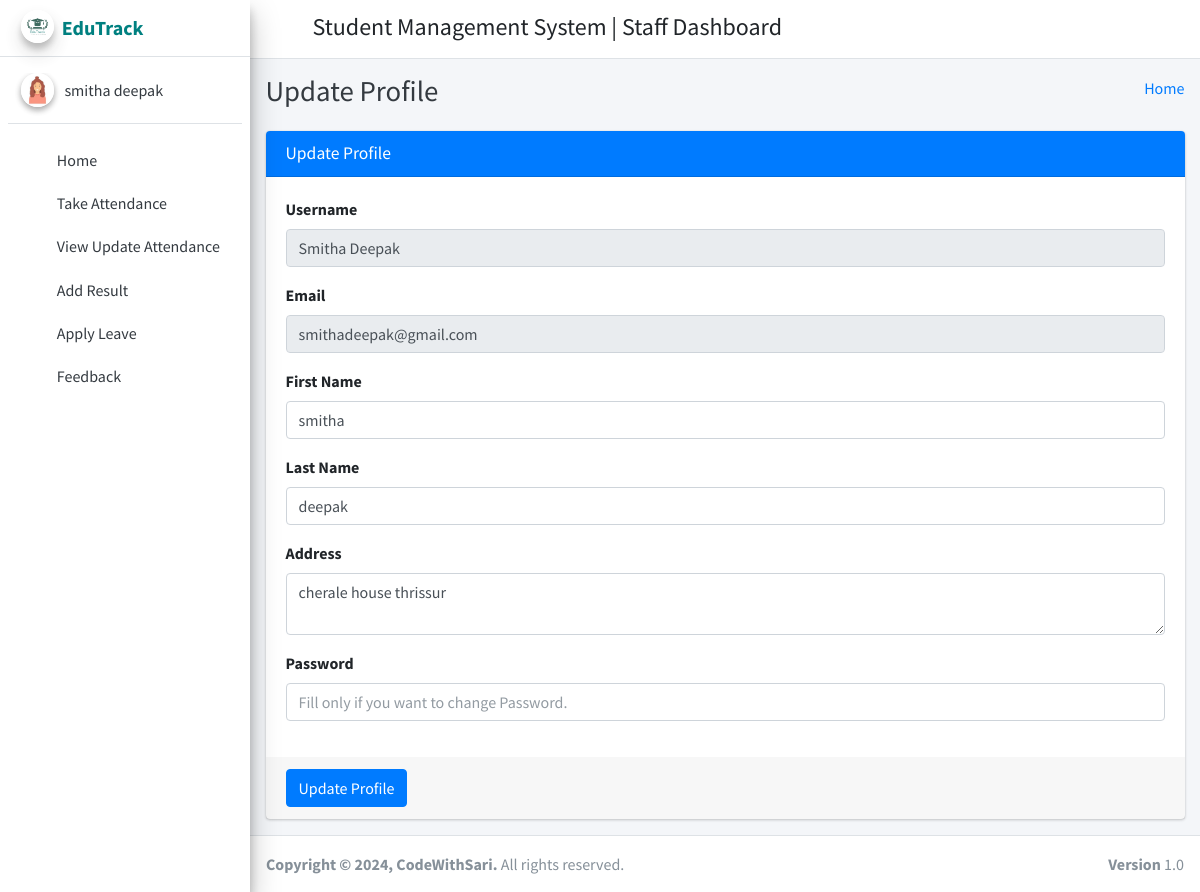
Screenshot of /staff_profile/ (signed in) with the database file from the repository.
### student_management_app/models.py (models this page shows)
class CustomUser(AbstractUser):
    user_type_data = ((1, "HOD"), (2, "Staff"), (3, "Student"))
    user_type = models.CharField(default=1, choices=user_type_data, max_length=10)

class Staffs(models.Model):
    id = models.AutoField(primary_key=True)
    admin = models.OneToOneField(CustomUser, on_delete=models.CASCADE)
    address = models.TextField()
    created_at = models.DateTimeField(auto_now_add=True)
    updated_at = models.DateTimeField(auto_now=True)
    objects = models.Manager()

### student_management_app/StaffViews.py (the view)
# urls.py: path('staff_profile/', StaffViews.staff_profile, name="staff_profile"),
def staff_profile(request):
    user = CustomUser.objects.get(id=request.user.id)
    staff = Staffs.objects.get(admin=user)
    context={
        "user": user,
        "staff": staff
    }
    return render(request, 'staff_template/staff_profile.html', context)

### student_management_app/templates/staff_template/staff_profile.html (shortened to what this page needs)
{% extends 'staff_template/base_template.html' %}
{% block page_title %}
    Update Profile
{% endblock page_title %}
{% block main_content %}
{% load static %}
<section class="content">
        <div class="container-fluid">
            <div class="row">
                <div class="col-md-12">
                    <div class="card card-primary">
                    <div class="card-header">
                        <h3 class="card-title">Update Profile</h3>
                    </div>
                    <form role="form" method="POST" action="{% url 'staff_profile_update' %}">
                        <div class="card-body">
                            <div class="form-group">
                                <label>Username </label>
                                <input type="text" class="form-control" name="username" value="{{ user.username }}" disabled="disabled">
                            </div>
                            <div class="form-group">
                                <label>Email </label>
                                <input type="text" class="form-control" name="email" value="{{ user.email }}" disabled="disabled">
                            </div>
                            <div class="form-group">
                                <label>First Name </label>
                                <input type="text" class="form-control" name="first_name" value="{{ user.first_name }}">
                            </div>
                            <div class="form-group">
                                <label>Last Name </label>
                                <input type="text" class="form-control" name="last_name" value="{{ user.last_name }}">
                            </div>
                            <div class="form-group">
                                <label>Address </label>
                                <textarea name="address" class="form-control" row="5">{{ staff.address }}</textarea>
                            </div>
                            <div class="form-group">
                                <label>Password </label>
                                <input type="text" class="form-control" name="password" placeholder="Fill only if you want to change Password.">
                            </div>
                        </div>
                        <div class="card-footer">
                        <button type="submit" class="btn btn-primary">Update Profile</button>
                        </div>
                    </form>
                    </div>
                </div>
            </div>
        </div>
      </section>
  {% endblock main_content %}

### student_management_app/templates/staff_template/sidebar_template.html (shortened to what this page needs)
{% load static %}
<aside class="main-sidebar sidebar-light-info elevation-4">
      <a href="{% url 'staff_home' %}" class="brand-link">
        <img src="{% static 'dist/img/edutracklogo.jpeg' %}" alt="EduTrackLogo" class="brand-image img-circle elevation-3"
            style="opacity: .8">
        <span class="brand-text font-weight-bold" style="color: teal;">EduTrack</span>
      </a>
      <div class="sidebar">
        <div class="user-panel mt-3 pb-3 mb-3 d-flex">
          <div class="image">
            <img src="{% static 'dist/img/profpicgirl2.jpg' %}" class="img-circle elevation-2" alt="User Image">
          </div>
          <div class="info">
            <a href="{% url 'staff_profile' %}" class="d-block">{{ user.first_name }} {{ user.last_name }}</a>
          </div>
        </div>
        <nav class="mt-2">
          <ul class="nav nav-pills nav-sidebar flex-column" data-widget="treeview" role="menu" data-accordion="false">
            <li class="nav-item">
              {% url 'staff_home' as staff_home %}
              <a href="{{ staff_home }}" class="nav-link {% if request.path == staff_home %} active {% endif %}">
                <i class="nav-icon fas fa-tachometer-alt"></i>
                <p>
                  Home
                </p>
              </a>
            </li>
            <li class="nav-item">
              {% url 'staff_take_attendance' as staff_take_attendance %}
              <a href="{{ staff_take_attendance }}" class="nav-link {% if request.path == staff_take_attendance %} active {% endif %}">
                <i class="nav-icon fas fa-calendar-plus"></i>
                <p>
                  Take Attendance
                </p>
              </a>
            </li>
            <li class="nav-item">
              {% url 'staff_update_attendance' as staff_update_attendance %}
              <a href="{{ staff_update_attendance }}" class="nav-link {% if request.path == staff_update_attendance %} active {% endif %}">
                <i class="nav-icon fas fa-calendar-alt"></i>
                <p>
                  View Update Attendance
                </p>
              </a>
            </li>
            <li class="nav-item">
              {% url 'staff_add_result' as staff_add_result %}
              <a href="{{ staff_add_result }}" class="nav-link {% if request.path == staff_add_result %} active {% endif %}">
                <i class="nav-icon fas fa-tasks"></i>
                <p>
                  Add Result
                </p>
              </a>
            </li>
            <li class="nav-item">
              {% url 'staff_apply_leave' as staff_apply_leave %}
              <a href="{{ staff_apply_leave }}" class="nav-link {% if request.path == staff_apply_leave %} active {% endif %}">
                <i class="nav-icon fas fa-envelope-open-text"></i>
                <p>
                  Apply Leave
                </p>
              </a>
            </li>
            <li class="nav-item">
              {% url 'staff_feedback' as staff_feedback %}
              <a href="{{ staff_feedback }}" class="nav-link {% if request.path == staff_feedback %} active {% endif %}">
                <i class="nav-icon fas fa-comments"></i>
                <p>
                  Feedback
                </p>
              </a>
            </li>
          </ul>
        </nav>
      </div>
    </aside>

### rows the page displays
CustomUser: first_name "smitha", last_name "deepak", username "Smitha Deepak", email "smithadeepak@gmail.com"
Staffs: address "cherale house thrissur"
